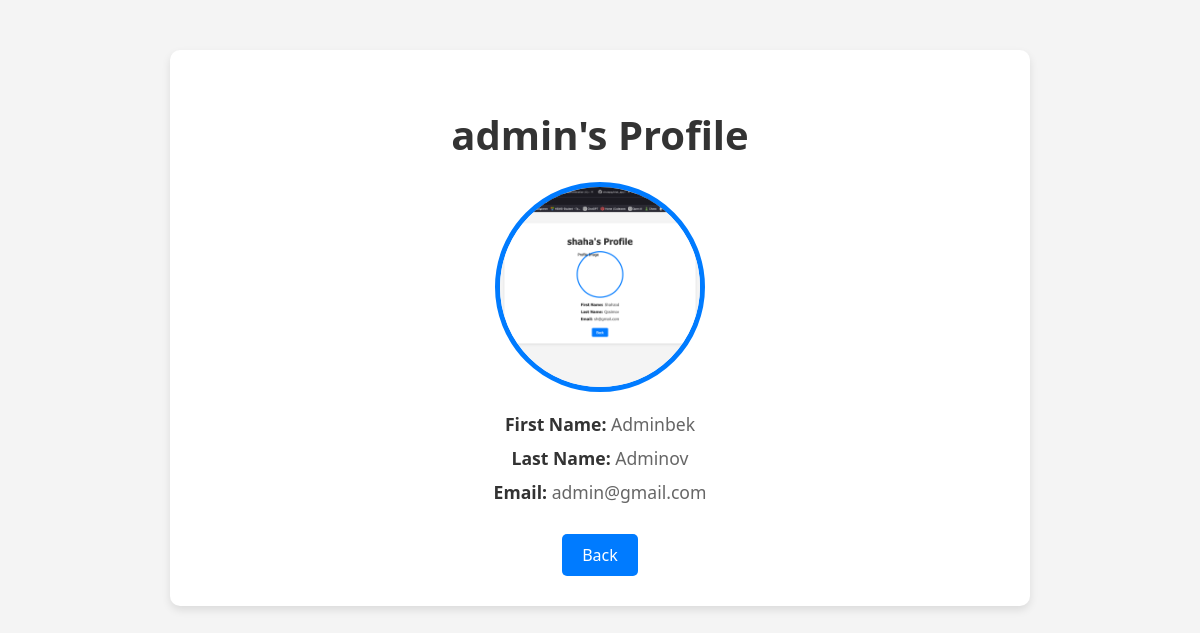
Screenshot of /users/profile/1/ with the database file from the repository.
### users/models.py (models this page shows, shortened)
class CustomUser(AbstractUser):
    email = models.EmailField(unique=True)
    phone_number = models.CharField(max_length=15, blank=True)
    image = models.ImageField(upload_to="user_image/", default="user_image/default-profile.png",  blank=True, null=True)
    class Meta:
        db_table = "users"

### users/views.py (the view)
# urls.py: path('profile/<int:pk>/', ProfileView.as_view(), name='profile'),
class ProfileView(View):
    def get(self, request, pk):
        user = CustomUser.objects.get(pk=pk)
        return render(request, 'profile.html', {'user': user})

### users/templates/profile.html (shortened to what this page needs)
<!DOCTYPE html>
<html lang="en">
<head>
</head>
<body>
    <div class="container">
        <h1>{{ user.username }}'s Profile</h1>
        {% if user.image %}
            <img src="{{ user.image.url }}" alt="Profile Image" class="profile-image">
        {% else %}
            <div class="default-image"></div>
        {% endif %}
        <div class="profile-info">
            <p><strong>First Name:</strong> {{ user.first_name }}</p>
            <p><strong>Last Name:</strong> {{ user.last_name }}</p>
            <p><strong>Email:</strong> {{ user.email }}</p>
            <a href="{% url 'landing-page' %}" class="btn">Back</a>
        </div>
    </div>
</body>
</html>

### users/templates/profile.html (style rules this page uses)
body { font-family: 'Segoe UI', Tahoma, Geneva, Verdana, sans-serif; background-color: #f4f4f4; margin: 0; padding: 0; }
.container { max-width: 800px; margin: 50px auto; padding: 30px; background-color: #fff; border-radius: 10px; box-shadow: 0 4px 8px rgba(0, 0, 0, 0.1); }
h1 { color: #333; text-align: center; font-size: 2.5rem; margin-bottom: 20px; }
.profile-image { display: block; margin: 0 auto 20px auto; width: 200px; height: 200px; border-radius: 50%; object-fit: cover; border: 5px solid #007bff; }
.profile-info { text-align: center; }
.profile-info p { color: #666; font-size: 1.1rem; margin: 10px 0; }
.profile-info p strong { color: #333; }
.btn { display: inline-block; background-color: #007bff; color: white; padding: 10px 20px; text-decoration: none; border-radius: 5px; font-size: 1rem; margin-top: 20px; transition: background-color 0.3s; }

### rows the page displays
CustomUser: username "admin", image (picture), first_name "Adminbek", last_name "Adminov", email "admin@gmail.com"
